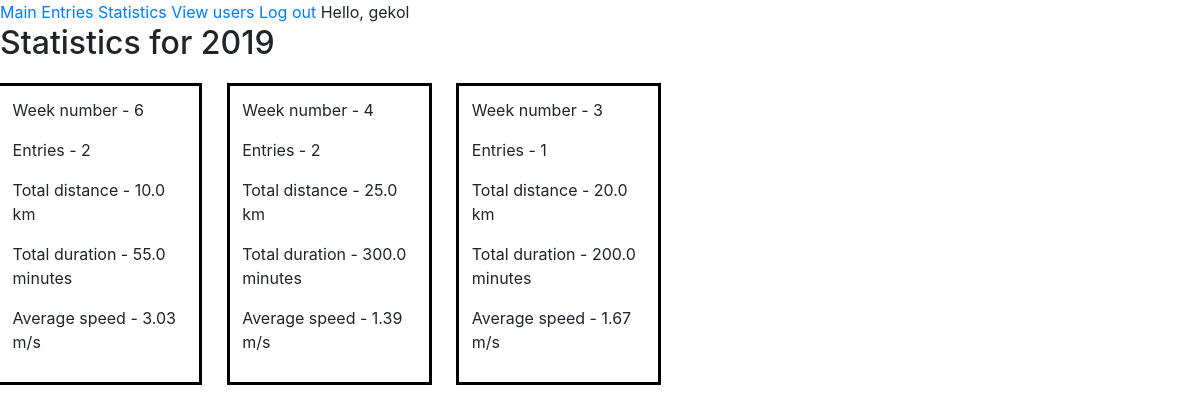
The page /statistics (signed in) on the database as committed earlier.
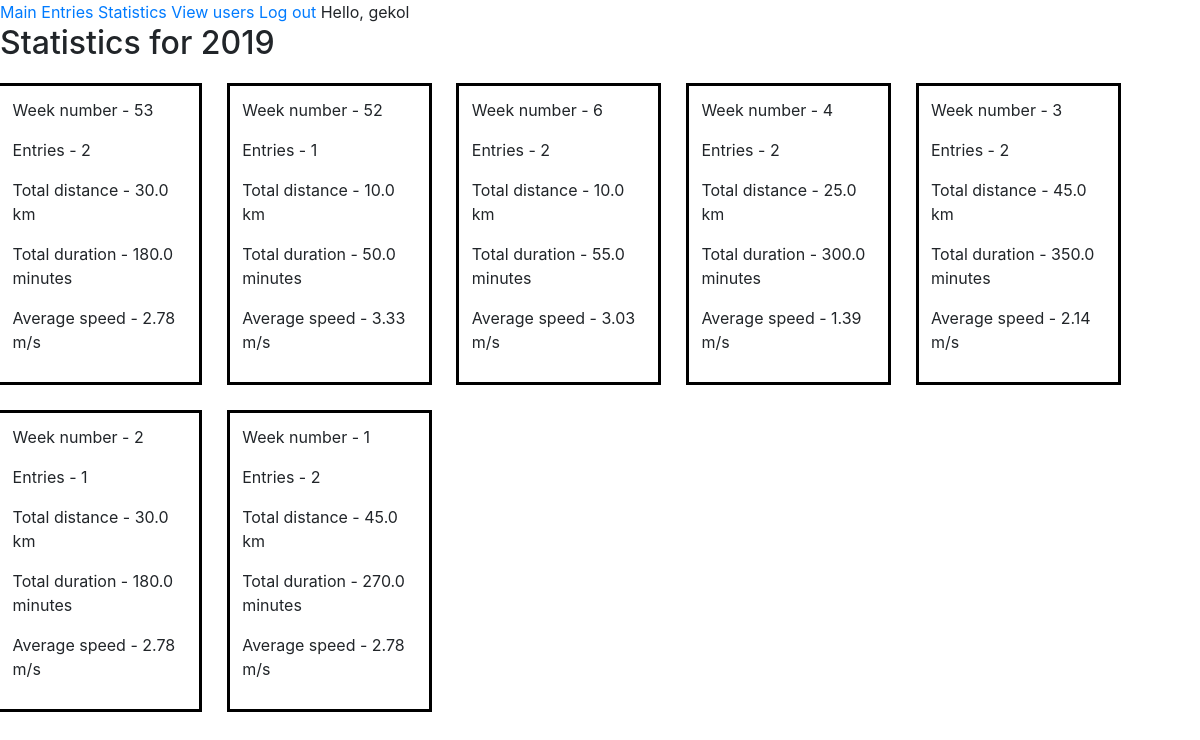
The same page on the database as committed later.
### entries/models.py (models this page shows, shortened)
class Entry(models.Model):
    date = models.DateField()
    distance = models.FloatField()
    duration = models.FloatField()
    owner = models.ForeignKey(User, on_delete=models.CASCADE)
    class Meta:
        verbose_name_plural = "Entries"

### entries/views.py (the view)
# urls.py: path("statistics", views.statistics, name="statistics"),
def statistics(request):
    current_year = datetime.date.today().year
    start = datetime.date(current_year - 1, 1, 1)
    end = datetime.date(current_year, 1, 1)
    last_year_entries = Entry.objects.filter(owner=request.user, date__gte=start, date__lt=end).order_by("date")
    stats = []
    current_week = 0
    for entry in last_year_entries:
        isodata = entry.date.isocalendar()
        week = isodata[1]
        if (current_week < week):
            stats.append({"week": week, "distance": entry.distance, "duration": entry.duration, "number": 1})
            current_week = week
        elif current_week == week:
            stats[len(stats) - 1]["distance"] += entry.distance
            stats[len(stats) - 1]["duration"] += entry.duration
            stats[len(stats) - 1]["number"] += 1
        else:
            stats.append({"week": datetime.date(current_year - 1, 12, 24).isocalendar()[1] + 1, "distance": entry.distance, "duration": entry.duration, "number": 1})
            current_week = week
    for i in range(len(stats)):
        stats[i]["average"] = round((stats[i]["distance"] * 1000) / (stats[i]["duration"] * 60), 2)
    stats.reverse()
    return render(request, "statistics.html", {"stats": stats, "year": current_year - 1})

### entries/templates/statistics.html (shortened to what this page needs)
{% extends "main_page.html" %}
{% block content %}
    <h2>Statistics for {{ year }}</h2>
    {% if stats|length > 0 %}
        <div class="row">
            {% for week in stats %}
                <div class="col-md-2" style="border: 3px black solid; margin: 1%; padding: 1%">
                    <p>Week number - {{ week.week }}</p>
                    <p>Entries - {{ week.number }}</p>
                    <p>Total distance - {{ week.distance }} km</p>
                    <p>Total duration - {{ week.duration }} minutes</p>
                    <p>Average speed - {{ week.average }} m/s</p>
                </div>
            {% endfor %}
        </div>
    {% else %}
        <h6>There are no entries for {{ year }}</h6>
    {% endif %}
{%  endblock %}

Rows that differ between the two databases and show on the page:
no longer on this page (row unchanged): Entry: distance "20.0", duration "200.0"
added Entry: distance "10.0", duration "50.0"
added Entry: distance "30.0", duration "180.0"
Other text that changed with them:
new list line: "Week number - 53 Entries - 2 Total distance - 30.0 km Total duration - 180.0 minutes Average speed - 2.78 m/s"
new list line: "Week number - 52 Entries - 1 Total distance - km Total duration - minutes Average speed - 3.33 m/s"
new list line: "Week number - 3 Entries - 2 Total distance - 45.0 km Total duration - 350.0 minutes Average speed - 2.14 m/s"
new list line: "Week number - 2 Entries - 1 Total distance - km Total duration - minutes Average speed - 2.78 m/s"
new list line: "Week number - 1 Entries - 2 Total distance - 45.0 km Total duration - 270.0 minutes Average speed - 2.78 m/s"
list line gone: "Week number - 3 Entries - 1 Total distance - km Total duration - minutes Average speed - 1.67 m/s"
